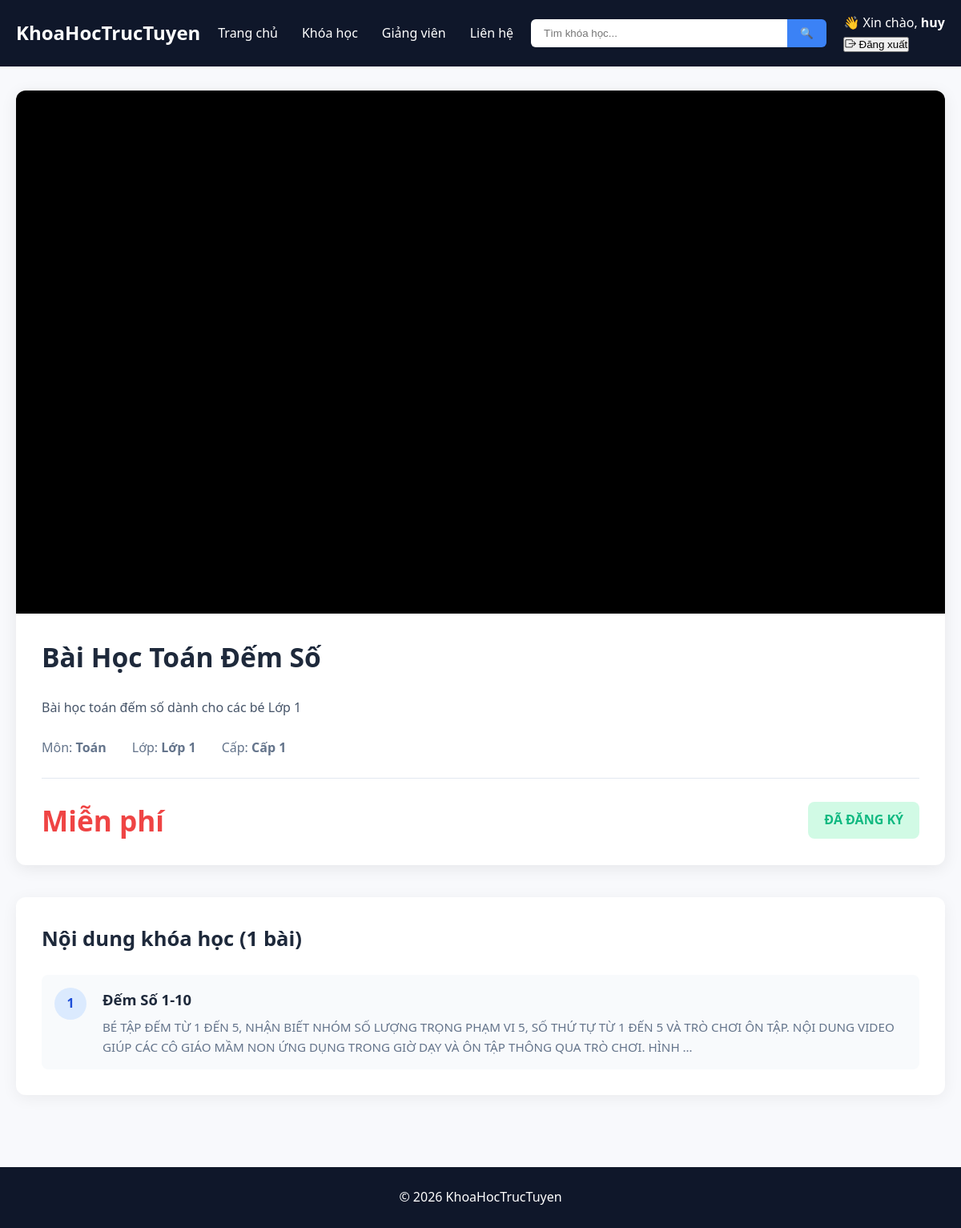
Page /course/3/ (signed in) on the committed database.
### courses/models.py (models this page shows, shortened)
class Lesson(models.Model):
    course = models.ForeignKey('Course', on_delete=models.CASCADE, related_name='lessons')
    title = models.CharField(max_length=200)
    video_url = models.URLField(max_length=500, blank=True, null=True,help_text="Dán link YouTube (watch, youtu.be, embed đều được)")
    video_file = models.FileField(upload_to='lessons/videos/', blank=True, null=True)
    content = models.TextField(blank=True)
    order = models.PositiveIntegerField(default=1)
    is_free_preview = models.BooleanField(default=False)
    class Meta:
        ordering = ['order']
    def get_youtube_id(self):
        if not self.video_url:  # Giả sử field là video_url (URLField)
            return None
        url = self.video_url.strip()  # loại bỏ khoảng trắng thừa
        import urllib.parse
        parsed = urllib.parse.urlparse(url)
        params = urllib.parse.parse_qs(parsed.query)
        if 'v' in params:
            return params['v'][0]  # lấy ID từ ?v=...

class Course(models.Model):
    title = models.CharField(max_length=200)
    description = models.TextField(blank=True)
    price = models.DecimalField(max_digits=10, decimal_places=0, default=0)
    is_free = models.BooleanField(default=True)
    subject = models.ForeignKey('Subject', on_delete=models.CASCADE)
    grade = models.ForeignKey('Grade', on_delete=models.CASCADE)
    level = models.ForeignKey('Level', on_delete=models.CASCADE)
    image = models.ImageField(
        upload_to='courses/',
        blank=True,
        null=True,
        verbose_name="Ảnh khóa học",
        help_text="Kích thước khuyến nghị: 800x450px hoặc lớn hơn"
    )
    is_published = models.BooleanField(default=False, verbose_name="Đã xuất bản")

class Subject(models.Model):
    name = models.CharField(max_length=100)

class Grade(models.Model):
    name = models.CharField(max_length=50)
    level = models.ForeignKey(Level,on_delete=models.CASCADE)

class Level(models.Model):
    name = models.CharField(max_length=50)

### courses/views.py (the view)
# urls.py: path("course/<int:course_id>/", views.course_detail, name="course_detail"),
def course_detail(request, course_id):
    course = get_object_or_404(Course, id=course_id)
    lessons = course.lessons.all().order_by('order')
    enrolled = False
    if request.user.is_authenticated:
        enrolled = Enrollment.objects.filter(user=request.user, course=course).exists()
    return render(request, "course_detail.html", {
        "course": course,
        "lessons": lessons,
        "enrolled": enrolled,
    })

### courses/context_processors.py (called while the page is built)
def menu_data(request):
    levels = Level.objects.all()
    return {
        'levels': levels
    }

### templates/course_detail.html (shortened to what this page needs)
{% extends "base.html" %}
{% load static %}
{% block extra_css %}
    <link rel="stylesheet" href="{% static 'course_detail.css' %}">
{% endblock %}
{% block content %}
<div class="course-detail">
    <div class="video-section">
      <div class="video-container">
          {% if enrolled or lessons.0.is_free_preview %}
              {% if lessons.0.get_youtube_id %}
                  <iframe
                      width="100%"
                      height="500"
                      src="https://www.youtube-nocookie.com/embed/{{ lessons.0.get_youtube_id }}?rel=0"
                      title="{{ lessons.0.title }}"
                      frameborder="0"
                      allow="accelerometer; autoplay; clipboard-write; encrypted-media; gyroscope; picture-in-picture"
                      allowfullscreen
>
                  </iframe>
              {% elif lessons.0.video_file %}
                  <video controls poster="{% static 'images/video-poster.jpg' %}" class="main-video">
                      <source src="{{ lessons.0.video_file.url }}" type="video/mp4">
                      Trình duyệt không hỗ trợ video.
                  </video>
              {% else %}
                  <div class="no-video-message">
                      <i class="bi bi-play-circle-fill"></i>
                      <p>Bài học không có video</p>
                  </div>
              {% endif %}
          {% endif %}
      </div>
        <div class="course-header">
            <h1>{{ course.title }}</h1>
            <p>{{ course.description|linebreaks|truncatewords:80 }}</p>
            <div class="meta-row">
                <div>Môn: <strong>{{ course.subject.name|default:"-" }}</strong></div>
                <div>Lớp: <strong>{{ course.grade.name|default:"-" }}</strong></div>
                <div>Cấp: <strong>{{ course.level.name|default:"-" }}</strong></div>
            </div>
            <div class="price-row">
                <div class="price">
                    {% if course.price == 0 %}Miễn phí{% else %}{{ course.price }} VNĐ{% endif %}
                </div>
                {% if enrolled %}
                    <div class="enrolled">ĐÃ ĐĂNG KÝ</div>
                {% else %}
                    <a href="{% url 'enroll_course' course.id %}" class="btn-enroll">ĐĂNG KÝ NGAY</a>
                {% endif %}
            </div>
        </div>
    </div>
    <div class="lessons-section">
        <h2>Nội dung khóa học ({{ lessons.count }} bài)</h2>
        <div class="lesson-list">
            {% for lesson in lessons %}
                <div class="lesson-row">
                    <div class="lesson-number">{{ forloop.counter }}</div>
                    <div class="lesson-info">
                        <h3>{{ lesson.title }}</h3>
                        <p>{{ lesson.content|truncatewords:50 }}</p>
                    </div>
                </div>
            {% empty %}
                <p class="no-content">Chưa có bài học nào.</p>
            {% endfor %}
        </div>
    </div>
</div>
{% endblock %}

### templates/base.html (shortened to what this page needs)
{% load static %}
<!DOCTYPE html>
<html lang="vi">
{% load static %}
<head>
    <link rel="stylesheet" href="{% static 'style.css' %}">
    <link rel="stylesheet" href="https://cdn.jsdelivr.net/npm/bootstrap-icons@1.11.3/font/bootstrap-icons.min.css">
    {% block extra_css %}{% endblock %}
</head>
<body>
    <nav class="navbar">
        <div class="container nav-flex">
            <a href="/" class="logo">KhoaHocTrucTuyen</a>
            <div class="menu">
                <a href="/">Trang chủ</a>
                <a href="/courses/" class="dropdown">Khóa học</a>
                <a href="#">Giảng viên</a>
                <a href="#">Liên hệ</a>
            </div>
            <form action="/courses/" method="GET" class="search-box">
                <input type="text" name="q" placeholder="Tìm khóa học..." value="{{q}}">
                <button type="submit">🔍</button>
            </form>
            <div class="auth">
                {% if user.is_authenticated %}
                    <div class="user-box">
                        <span class="hello">
                            👋 Xin chào, <b>{{ user.username }}</b>
                        </span>
                        <form action="{% url 'logout' %}" method="post" class="logout-form">
                            <button type="submit" class="logout-btn">
                                <i class="bi bi-box-arrow-right"></i>
                                Đăng xuất
                            </button>
                        </form>
                    </div>
                {% else %}
                    <a href="{% url 'login' %}" class="login-btn">Đăng nhập</a>
                    <a href="{% url 'register' %}" class="register-btn">Đăng ký</a>
                {% endif %}
            </div>
        </div>
    </nav>
    {% block content %}{% endblock %}
    <footer>
        © 2026 KhoaHocTrucTuyen
    </footer>
</body>
</html>

### static/style.css (style rules this page uses)
* { margin:0; padding:0; box-sizing:border-box; }
body { font-family: 'Segoe UI', system-ui, sans-serif; background:#f8f9fc; color:#222; line-height:1.6; }
.container { max-width:1280px; margin:0 auto; padding:0 20px; }
.navbar { background:#0f172a; padding:16px 0; color:white; }
.nav-flex { display:flex; align-items:center; justify-content:space-between; flex-wrap:wrap; gap:20px; }
.logo { font-size:24px; font-weight:700; color:white; text-decoration:none; }
.menu { display:flex; gap:30px; }
.menu a { color:white; text-decoration:none; font-weight:500; }
.search-box { display:flex; }
.search-box input { padding:10px 16px; width:320px; border:none; border-radius:6px 0 0 6px; }
.search-box button { background:#3b82f6; color:white; border:none; padding:10px 16px; border-radius:0 6px 6px 0; cursor:pointer; }
footer { background:#0f172a; color:white; text-align:center; padding:25px; margin-top:60px; }
.price { font-size: 1.5rem; font-weight: 700; color: #e11d48; }

### static/course_detail.css (style rules this page uses)
.course-detail { max-width: 1200px; margin: 0 auto; padding: 30px 20px; }
.video-section { background: #fff; border-radius: 12px; overflow: hidden; box-shadow: 0 4px 20px rgba(0,0,0,0.08); margin-bottom: 40px; }
.video-container { position: relative; padding-bottom: 56.25%; height: 0; background: #000; }
.video-container .main-video, .video-container iframe { position: absolute; top: 0; left: 0; width: 100%; height: 100%; border: none; }
.course-header { padding: 28px 32px; }
.course-header h1 { font-size: 2.1rem; margin-bottom: 16px; color: #1e293b; }
.course-header p { color: #475569; margin-bottom: 24px; line-height: 1.6; }
.meta-row { display: flex; gap: 32px; margin-bottom: 24px; font-size: 1rem; color: #64748b; }
.price-row { display: flex; justify-content: space-between; align-items: center; border-top: 1px solid #e2e8f0; padding-top: 24px; }
.price { font-size: 2.2rem; font-weight: 700; color: #ef4444; }
.enrolled { background: #d1fae5; color: #10b981; padding: 10px 20px; border-radius: 8px; font-weight: 600; }
.lessons-section { background: #fff; border-radius: 12px; padding: 32px; box-shadow: 0 4px 20px rgba(0,0,0,0.06); }
.lessons-section h2 { font-size: 1.6rem; margin-bottom: 24px; color: #1e293b; }
.lesson-list { display: flex; flex-direction: column; gap: 16px; }
.lesson-row { display: flex; gap: 20px; padding: 16px; border-radius: 8px; background: #f8fafc; transition: background 0.2s; }
.lesson-number { width: 40px; height: 40px; background: #dbeafe; color: #1d4ed8; border-radius: 50%; display: flex; align-items: center; justify-content: center; font-weight: 600; flex-shrink: 0; }
.lesson-info h3 { font-size: 1.15rem; margin-bottom: 8px; color: #1e293b; }
.lesson-info p { color: #64748b; font-size: 0.95rem; }

### rows in the picture
Course: title "Bài Học Toán Đếm Số", description "Bài học toán đếm số dành cho các bé Lớp 1", subject.name "Toán", grade.name "Lớp 1", level.name "Cấp 1"
Lesson: title "Đếm Số 1-10", content "BÉ TẬP ĐẾM TỪ 1 ĐẾN 5, NHẬN BIẾT NHÓM SỐ LƯỢNG TRỌNG PHẠM VI 5, SỐ THỨ TỰ TỪ 1 ĐẾN 5 VÀ TRÒ CHƠI ÔN TẬP. NỘI DUNG VIDEO GIÚP CÁC CÔ GIÁO MẦM NON ỨNG DỤNG TRONG GIỜ DẠY VÀ ÔN TẬP THÔNG QUA TRÒ CHƠI. HÌNH …"

### other values in the picture
{{ user.username }} "huy"
{{ lessons.count }} "1"
